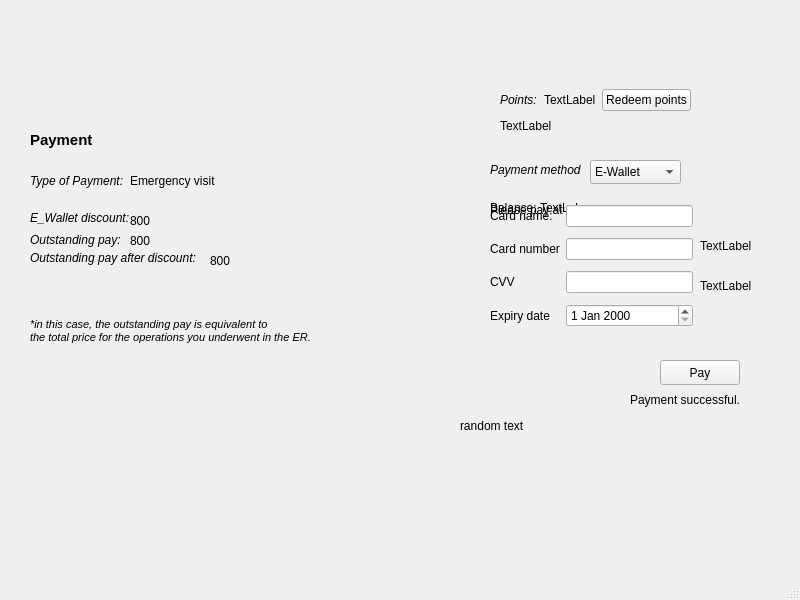
<?xml version="1.0" encoding="UTF-8"?>
<ui version="4.0">
 <class>emergencyPayment</class>
 <widget class="QMainWindow" name="emergencyPayment">
  <property name="geometry">
   <rect>
    <x>0</x>
    <y>0</y>
    <width>800</width>
    <height>600</height>
   </rect>
  </property>
  <property name="windowTitle">
   <string>MainWindow</string>
  </property>
  <widget class="QWidget" name="centralwidget">
   <widget class="QLabel" name="outstandingAfterDiscountAmount">
    <property name="geometry">
     <rect>
      <x>210</x>
      <y>250</y>
      <width>49</width>
      <height>21</height>
     </rect>
    </property>
    <property name="text">
     <string>800</string>
    </property>
   </widget>
   <widget class="QLabel" name="label_6">
    <property name="geometry">
     <rect>
      <x>30</x>
      <y>230</y>
      <width>101</width>
      <height>20</height>
     </rect>
    </property>
    <property name="font">
     <font>
      <italic>true</italic>
     </font>
    </property>
    <property name="text">
     <string>Outstanding pay: </string>
    </property>
   </widget>
   <widget class="QWidget" name="horizontalLayoutWidget">
    <property name="geometry">
     <rect>
      <x>500</x>
      <y>60</y>
      <width>191</width>
      <height>80</height>
     </rect>
    </property>
    <layout class="QHBoxLayout" name="horizontalLayout">
     <item>
      <widget class="QLabel" name="label_13">
       <property name="font">
        <font>
         <italic>true</italic>
        </font>
       </property>
       <property name="text">
        <string>Points:</string>
       </property>
      </widget>
     </item>
     <item>
      <widget class="QLabel" name="points">
       <property name="text">
        <string>TextLabel</string>
       </property>
      </widget>
     </item>
     <item>
      <widget class="QPushButton" name="redeemPointsButton">
       <property name="text">
        <string>Redeem points</string>
       </property>
      </widget>
     </item>
    </layout>
   </widget>
   <widget class="QLabel" name="paymentSuccessfulLabel">
    <property name="geometry">
     <rect>
      <x>630</x>
      <y>390</y>
      <width>111</width>
      <height>20</height>
     </rect>
    </property>
    <property name="text">
     <string>Payment successful.</string>
    </property>
   </widget>
   <widget class="QLabel" name="messageToUser">
    <property name="geometry">
     <rect>
      <x>460</x>
      <y>390</y>
      <width>301</width>
      <height>71</height>
     </rect>
    </property>
    <property name="text">
     <string>random text</string>
    </property>
   </widget>
   <widget class="QLabel" name="cardNumberError">
    <property name="geometry">
     <rect>
      <x>700</x>
      <y>220</y>
      <width>61</width>
      <height>51</height>
     </rect>
    </property>
    <property name="text">
     <string>TextLabel</string>
    </property>
   </widget>
   <widget class="QLabel" name="outstandingPayLabel">
    <property name="geometry">
     <rect>
      <x>130</x>
      <y>230</y>
      <width>49</width>
      <height>21</height>
     </rect>
    </property>
    <property name="text">
     <string>800</string>
    </property>
   </widget>
   <widget class="QLabel" name="CashPromptLabel">
    <property name="geometry">
     <rect>
      <x>490</x>
      <y>200</y>
      <width>231</width>
      <height>20</height>
     </rect>
    </property>
    <property name="text">
     <string>Please pay at the reception</string>
    </property>
   </widget>
   <widget class="QLabel" name="CVVError">
    <property name="geometry">
     <rect>
      <x>700</x>
      <y>270</y>
      <width>81</width>
      <height>31</height>
     </rect>
    </property>
    <property name="text">
     <string>TextLabel</string>
    </property>
   </widget>
   <widget class="QLabel" name="label">
    <property name="geometry">
     <rect>
      <x>30</x>
      <y>310</y>
      <width>281</width>
      <height>41</height>
     </rect>
    </property>
    <property name="font">
     <font>
      <pointsize>8</pointsize>
      <italic>true</italic>
     </font>
    </property>
    <property name="text">
     <string>*in this case, the outstanding pay is equivalent to
the total price for the operations you underwent in the ER.  </string>
    </property>
   </widget>
   <widget class="QLabel" name="redeemPointsMessage">
    <property name="geometry">
     <rect>
      <x>500</x>
      <y>100</y>
      <width>181</width>
      <height>51</height>
     </rect>
    </property>
    <property name="text">
     <string>TextLabel</string>
    </property>
   </widget>
   <widget class="QComboBox" name="paymentMethodCombo">
    <property name="geometry">
     <rect>
      <x>590</x>
      <y>160</y>
      <width>91</width>
      <height>24</height>
     </rect>
    </property>
    <item>
     <property name="text">
      <string>E-Wallet</string>
     </property>
    </item>
    <item>
     <property name="text">
      <string>Insurance</string>
     </property>
    </item>
    <item>
     <property name="text">
      <string>Cash</string>
     </property>
    </item>
    <item>
     <property name="text">
      <string>Credit</string>
     </property>
    </item>
   </widget>
   <widget class="QLabel" name="balanceToDisplay">
    <property name="geometry">
     <rect>
      <x>540</x>
      <y>200</y>
      <width>49</width>
      <height>16</height>
     </rect>
    </property>
    <property name="text">
     <string>TextLabel</string>
    </property>
   </widget>
   <widget class="QLabel" name="label_4">
    <property name="geometry">
     <rect>
      <x>30</x>
      <y>130</y>
      <width>161</width>
      <height>20</height>
     </rect>
    </property>
    <property name="font">
     <font>
      <pointsize>11</pointsize>
      <italic>false</italic>
      <bold>true</bold>
     </font>
    </property>
    <property name="text">
     <string>Payment</string>
    </property>
   </widget>
   <widget class="QLabel" name="BalanceLabel">
    <property name="geometry">
     <rect>
      <x>490</x>
      <y>200</y>
      <width>51</width>
      <height>16</height>
     </rect>
    </property>
    <property name="text">
     <string>Balance:</string>
    </property>
   </widget>
   <widget class="QLabel" name="WalletDiscountLabel">
    <property name="geometry">
     <rect>
      <x>30</x>
      <y>210</y>
      <width>101</width>
      <height>16</height>
     </rect>
    </property>
    <property name="font">
     <font>
      <italic>true</italic>
     </font>
    </property>
    <property name="text">
     <string>E_Wallet discount: </string>
    </property>
   </widget>
   <widget class="QLabel" name="outstandingAfterDiscountLabel">
    <property name="geometry">
     <rect>
      <x>30</x>
      <y>250</y>
      <width>191</width>
      <height>16</height>
     </rect>
    </property>
    <property name="font">
     <font>
      <italic>true</italic>
     </font>
    </property>
    <property name="text">
     <string>Outstanding pay after discount: </string>
    </property>
   </widget>
   <widget class="QWidget" name="gridLayoutWidget">
    <property name="geometry">
     <rect>
      <x>490</x>
      <y>200</y>
      <width>203</width>
      <height>136</height>
     </rect>
    </property>
    <layout class="QGridLayout" name="gridLayout_2">
     <item row="1" column="0">
      <widget class="QLabel" name="CardNumberLabel">
       <property name="text">
        <string>Card number</string>
       </property>
      </widget>
     </item>
     <item row="2" column="1">
      <widget class="QLineEdit" name="CVVTxbx"/>
     </item>
     <item row="0" column="0">
      <widget class="QLabel" name="CardNameLabel">
       <property name="text">
        <string>Card name:</string>
       </property>
      </widget>
     </item>
     <item row="1" column="1">
      <widget class="QLineEdit" name="CardNumberTxbx"/>
     </item>
     <item row="0" column="1">
      <widget class="QLineEdit" name="CardNameTxbx"/>
     </item>
     <item row="3" column="0">
      <widget class="QLabel" name="ExpiryDateLabel">
       <property name="text">
        <string>Expiry date</string>
       </property>
      </widget>
     </item>
     <item row="2" column="0">
      <widget class="QLabel" name="CVVlabel">
       <property name="text">
        <string>CVV</string>
       </property>
      </widget>
     </item>
     <item row="3" column="1">
      <widget class="QDateEdit" name="ExpDateEdit"/>
     </item>
    </layout>
   </widget>
   <widget class="QLabel" name="label_5">
    <property name="geometry">
     <rect>
      <x>490</x>
      <y>160</y>
      <width>161</width>
      <height>20</height>
     </rect>
    </property>
    <property name="font">
     <font>
      <italic>true</italic>
     </font>
    </property>
    <property name="text">
     <string>Payment method</string>
    </property>
   </widget>
   <widget class="QPushButton" name="PayButton">
    <property name="geometry">
     <rect>
      <x>660</x>
      <y>360</y>
      <width>80</width>
      <height>25</height>
     </rect>
    </property>
    <property name="text">
     <string>Pay</string>
    </property>
   </widget>
   <widget class="QWidget" name="horizontalLayoutWidget_2">
    <property name="geometry">
     <rect>
      <x>30</x>
      <y>160</y>
      <width>191</width>
      <height>41</height>
     </rect>
    </property>
    <layout class="QHBoxLayout" name="horizontalLayout_3">
     <item>
      <widget class="QLabel" name="label_7">
       <property name="font">
        <font>
         <italic>true</italic>
        </font>
       </property>
       <property name="text">
        <string>Type of Payment:</string>
       </property>
      </widget>
     </item>
     <item>
      <widget class="QLabel" name="typeOfPaymentToDisplay_2">
       <property name="text">
        <string>Emergency visit</string>
       </property>
      </widget>
     </item>
    </layout>
   </widget>
   <widget class="QLabel" name="discountAmount">
    <property name="geometry">
     <rect>
      <x>130</x>
      <y>210</y>
      <width>49</width>
      <height>21</height>
     </rect>
    </property>
    <property name="text">
     <string>800</string>
    </property>
   </widget>
  </widget>
  <widget class="QMenuBar" name="menubar">
   <property name="geometry">
    <rect>
     <x>0</x>
     <y>0</y>
     <width>800</width>
     <height>21</height>
    </rect>
   </property>
  </widget>
  <widget class="QStatusBar" name="statusbar"/>
 </widget>
 <resources/>
 <connections/>
</ui>
